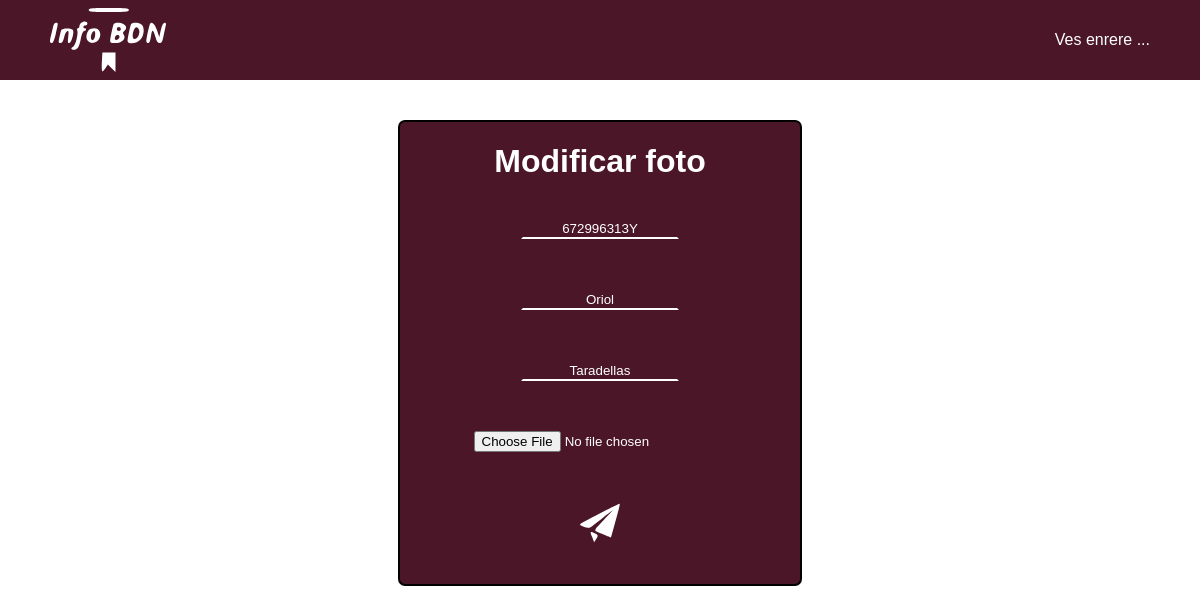
The app's page /index.php?controller=Professors&action=showFormFotoProfessor&id=672996313Y (signed in) with its own data.
### tables this page shows
CREATE TABLE `professors` (
  `DNI` varchar(100) NOT NULL,
  `nom_prof` varchar(25) NOT NULL,
  `cog_prof` varchar(70) NOT NULL,
  `titol_prof` varchar(40) NOT NULL,
  `foto_prof` varchar(255) NOT NULL,
  `visible` tinyint(1) NOT NULL DEFAULT 0,
  `passwd_prof` varchar(255) DEFAULT NULL
);

### models/database.php (called while the page is built, shortened)
<?php
class Database{
    public function __construct(){
        $servername = "localhost";
        $dbname= "infobdn";
        $username = "root";
        $password = "";
        try{
            $this->db = new PDO("mysql:host=$servername;dbname=$dbname",$username, $password);
        }
        catch(PDOException $error)
        {
            echo "Connection failed: ". $error->getMessage();
        }
    }
}

### models/professors.php (called while the page is built, shortened)
<?php
require_once("database.php");
class Professor extends Database
{
    public function obtenerDatosProfessor($idProfessor) {
        $consulta = $this->db->prepare("SELECT DNI, nom_prof, cog_prof FROM professors WHERE DNI LIKE '$idProfessor'");
        $consulta->execute();
        $resultado = $consulta->fetchAll();
        return $resultado;
    }
}

### views/Admin/Professor/modificarFotoProfessor.php (the view)
<?php
echo "
<!DOCTYPE html>
<html lang='ca'>
    <head>
        <meta charset='UTF-8'>
        <meta http-equiv='X-UA-Compatible' content='IE=edge'>
        <meta name='viewport' content='width=device-width, initial-scale=1.0'>
        <title>Menu administrador: Professors</title>
        <link rel='stylesheet' href='css/style.css'>
    </head>
    <body>
        <div class='header'>
            <img src='img/logo.svg' alt='Logo'>
            <div class='navmenu'>
            <a href='index.php?controller=Professors&action=showProfessors'><p>Ves enrere ...</p></a>
            </div>
        </div>
        <div id='adminlog'>
            <h1>Modificar foto</h1>
            <form action='index.php?controller=Professors&action=saveFormFotoProfessor' method='post' enctype='multipart/form-data'>";
                foreach ($listado as $professor) {
                    echo "<p><input type='text' name='DNI' id='DNI' value='$professor[DNI]' class='campoform' readonly></p>
                    <p><br><input type='text' name='nom_prof' id='nom_prof' value='$professor[nom_prof]' class='campoform' readonly></p>
                    <p><br><input type='text' name='cog_prof' id='cog_prof' value='$professor[cog_prof]' class='campoform' readonly></p>
                    <p><br><input type='file' accept='img/jpg' name='foto' id='foto'></p>
                    <p><button type='submit' class='botonform'><img src='img/sendwhitegood.svg' id='fotoenviar'></button></p>";
                }
            echo "</form>
        </div>
    </body>
</html>";

### style.css (style rules this page uses)
* { font-family: Arial; }
a { text-decoration: none; color: white; }
body { margin: 0px; padding: 0px; display: flex; flex-direction: column; }
.header { position: fixed; top: 0; left: 0; display: flex; flex-direction: row; justify-content: space-between; align-items: center; background-color: #4A1628; height: 10%; width: 100%; }
.header > img { padding: 50px; }
.navmenu { display: flex; flex-direction: row; justify-content: space-evenly; margin-right: 50px; }
.navmenu > a { margin-left: 20px; color: white; text-decoration: none; }
#adminlog { display: flex; flex-direction: column; margin-top: 10%; margin-left: auto; margin-right: auto; width: 400px; align-items: center; border: 2px solid #000000; border-radius: 7px; background-color: #4A1628; color: white; }
#adminlog > form { display: flex; flex-direction: column; align-items: center; }
#adminlog > h1 { color: white; }
.campoform { text-align: center; color: white; border-color: rgba(0, 0, 0, 0) rgba(255, 255, 0, 0) rgb(255, 255, 255) rgba(255, 255, 0, 0); background-color: #4A1628; width: 150px; }
.botonform { display: flex; align-items: center; justify-content: center; width: 60px; height: 60px; margin-top: 15%; margin-bottom: 25%; background-color: #4A1628; border: #4A1628; }
#fotoenviar { width: 70px; height: 70px; }

### records on screen
professors: DNI "672996313Y", nom_prof "Oriol", cog_prof "Taradellas"
